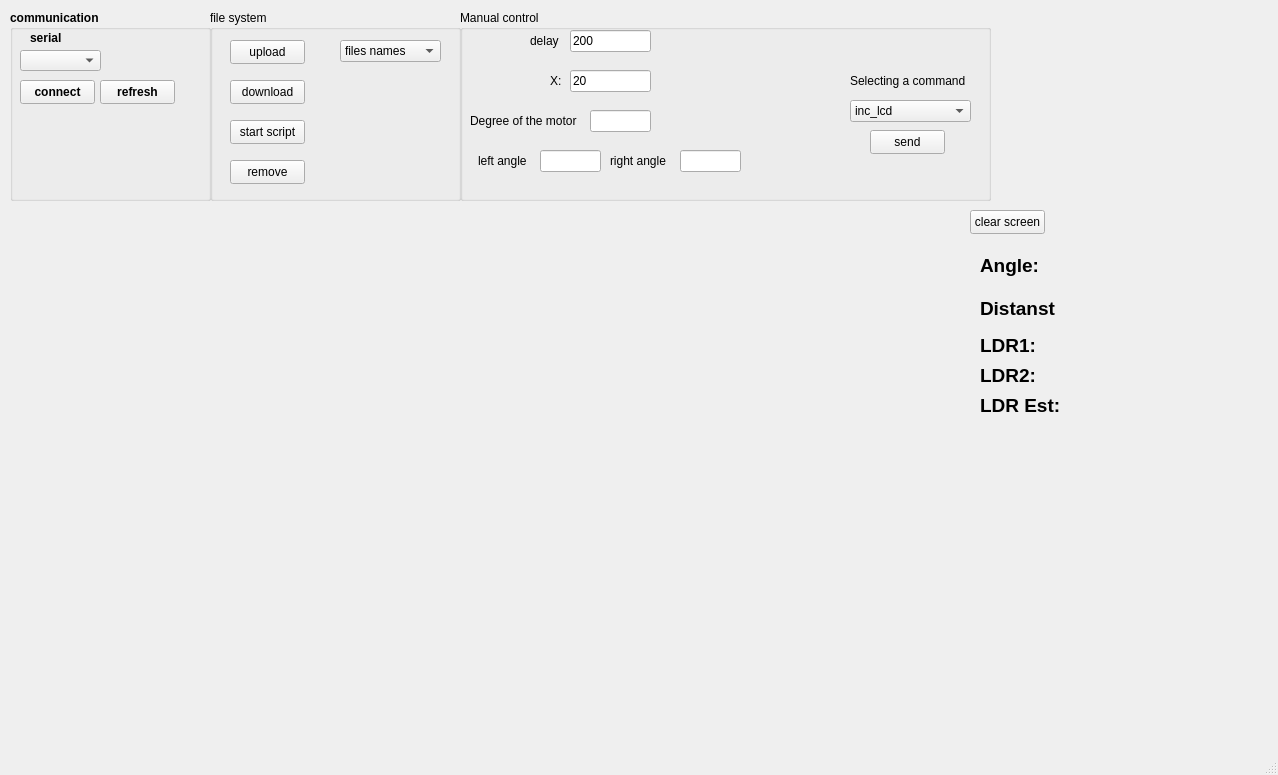
<?xml version="1.0" encoding="UTF-8"?>
<ui version="4.0">
 <class>MainWindow</class>
 <widget class="QMainWindow" name="MainWindow">
  <property name="geometry">
   <rect>
    <x>0</x>
    <y>0</y>
    <width>1278</width>
    <height>775</height>
   </rect>
  </property>
  <property name="windowTitle">
   <string>MainWindow</string>
  </property>
  <widget class="QWidget" name="centralwidget">
   <widget class="QGroupBox" name="groupBox">
    <property name="geometry">
     <rect>
      <x>10</x>
      <y>10</y>
      <width>201</width>
      <height>191</height>
     </rect>
    </property>
    <property name="font">
     <font>
      <bold>true</bold>
     </font>
    </property>
    <property name="title">
     <string>communication</string>
    </property>
    <widget class="QComboBox" name="commBox">
     <property name="geometry">
      <rect>
       <x>10</x>
       <y>40</y>
       <width>81</width>
       <height>21</height>
      </rect>
     </property>
    </widget>
    <widget class="QLabel" name="label">
     <property name="geometry">
      <rect>
       <x>20</x>
       <y>20</y>
       <width>49</width>
       <height>16</height>
      </rect>
     </property>
     <property name="text">
      <string>serial </string>
     </property>
    </widget>
    <widget class="QPushButton" name="connectButton">
     <property name="geometry">
      <rect>
       <x>10</x>
       <y>70</y>
       <width>75</width>
       <height>24</height>
      </rect>
     </property>
     <property name="text">
      <string>connect</string>
     </property>
    </widget>
    <widget class="QPushButton" name="refreshButton">
     <property name="geometry">
      <rect>
       <x>90</x>
       <y>70</y>
       <width>75</width>
       <height>24</height>
      </rect>
     </property>
     <property name="text">
      <string>refresh</string>
     </property>
    </widget>
   </widget>
   <widget class="QGroupBox" name="groupBox_2">
    <property name="geometry">
     <rect>
      <x>210</x>
      <y>10</y>
      <width>251</width>
      <height>191</height>
     </rect>
    </property>
    <property name="title">
     <string>file system</string>
    </property>
    <widget class="QPushButton" name="uploadButton">
     <property name="geometry">
      <rect>
       <x>20</x>
       <y>30</y>
       <width>75</width>
       <height>24</height>
      </rect>
     </property>
     <property name="text">
      <string>upload</string>
     </property>
    </widget>
    <widget class="QPushButton" name="downloadButton">
     <property name="geometry">
      <rect>
       <x>20</x>
       <y>70</y>
       <width>75</width>
       <height>24</height>
      </rect>
     </property>
     <property name="text">
      <string>download</string>
     </property>
    </widget>
    <widget class="QPushButton" name="startScriptButton">
     <property name="geometry">
      <rect>
       <x>20</x>
       <y>110</y>
       <width>75</width>
       <height>24</height>
      </rect>
     </property>
     <property name="text">
      <string>start script</string>
     </property>
    </widget>
    <widget class="QComboBox" name="fileNameComboBox">
     <property name="geometry">
      <rect>
       <x>130</x>
       <y>30</y>
       <width>101</width>
       <height>22</height>
      </rect>
     </property>
     <item>
      <property name="text">
       <string>files names</string>
      </property>
     </item>
    </widget>
    <widget class="QPushButton" name="removeFileButton">
     <property name="geometry">
      <rect>
       <x>20</x>
       <y>150</y>
       <width>75</width>
       <height>24</height>
      </rect>
     </property>
     <property name="text">
      <string>remove</string>
     </property>
    </widget>
   </widget>
   <widget class="QGroupBox" name="groupBox_3">
    <property name="geometry">
     <rect>
      <x>460</x>
      <y>10</y>
      <width>531</width>
      <height>191</height>
     </rect>
    </property>
    <property name="title">
     <string>Manual control</string>
    </property>
    <widget class="QLineEdit" name="delayEdit">
     <property name="geometry">
      <rect>
       <x>110</x>
       <y>20</y>
       <width>81</width>
       <height>22</height>
      </rect>
     </property>
     <property name="text">
      <string>200</string>
     </property>
    </widget>
    <widget class="QLabel" name="label_2">
     <property name="geometry">
      <rect>
       <x>70</x>
       <y>20</y>
       <width>49</width>
       <height>21</height>
      </rect>
     </property>
     <property name="text">
      <string>delay </string>
     </property>
    </widget>
    <widget class="QLineEdit" name="xInputEdit">
     <property name="geometry">
      <rect>
       <x>110</x>
       <y>60</y>
       <width>81</width>
       <height>22</height>
      </rect>
     </property>
     <property name="text">
      <string>20</string>
     </property>
    </widget>
    <widget class="QLabel" name="label_3">
     <property name="geometry">
      <rect>
       <x>90</x>
       <y>60</y>
       <width>51</width>
       <height>21</height>
      </rect>
     </property>
     <property name="text">
      <string>X:</string>
     </property>
    </widget>
    <widget class="QLabel" name="label_4">
     <property name="geometry">
      <rect>
       <x>10</x>
       <y>100</y>
       <width>111</width>
       <height>21</height>
      </rect>
     </property>
     <property name="text">
      <string>Degree of the motor</string>
     </property>
    </widget>
    <widget class="QLineEdit" name="degreeEdit">
     <property name="geometry">
      <rect>
       <x>130</x>
       <y>100</y>
       <width>61</width>
       <height>22</height>
      </rect>
     </property>
    </widget>
    <widget class="QLineEdit" name="rightAngleEdit">
     <property name="geometry">
      <rect>
       <x>220</x>
       <y>140</y>
       <width>61</width>
       <height>22</height>
      </rect>
     </property>
    </widget>
    <widget class="QLineEdit" name="leftAngleEdit">
     <property name="geometry">
      <rect>
       <x>80</x>
       <y>140</y>
       <width>61</width>
       <height>22</height>
      </rect>
     </property>
    </widget>
    <widget class="QLabel" name="label_5">
     <property name="geometry">
      <rect>
       <x>150</x>
       <y>140</y>
       <width>71</width>
       <height>21</height>
      </rect>
     </property>
     <property name="text">
      <string>right angle</string>
     </property>
    </widget>
    <widget class="QLabel" name="label_6">
     <property name="geometry">
      <rect>
       <x>18</x>
       <y>140</y>
       <width>51</width>
       <height>21</height>
      </rect>
     </property>
     <property name="text">
      <string>left angle</string>
     </property>
    </widget>
    <widget class="QComboBox" name="CommandcomboBox">
     <property name="geometry">
      <rect>
       <x>390</x>
       <y>90</y>
       <width>121</width>
       <height>22</height>
      </rect>
     </property>
     <item>
      <property name="text">
       <string>inc_lcd</string>
      </property>
     </item>
     <item>
      <property name="text">
       <string>dec_lcd</string>
      </property>
     </item>
     <item>
      <property name="text">
       <string>rra_lcd</string>
      </property>
     </item>
     <item>
      <property name="text">
       <string>set_delay</string>
      </property>
     </item>
     <item>
      <property name="text">
       <string>clear_lcd</string>
      </property>
     </item>
     <item>
      <property name="text">
       <string>servo_deg</string>
      </property>
     </item>
     <item>
      <property name="text">
       <string>servo_scan</string>
      </property>
     </item>
     <item>
      <property name="text">
       <string>LDR configutre</string>
      </property>
     </item>
     <item>
      <property name="text">
       <string>get_LDR_calibration</string>
      </property>
     </item>
     <item>
      <property name="text">
       <string>Full Scan UltaSonic</string>
      </property>
     </item>
     <item>
      <property name="text">
       <string>Full Scan LDR</string>
      </property>
     </item>
     <item>
      <property name="text">
       <string>Full Scan MIX</string>
      </property>
     </item>
     <item>
      <property name="text">
       <string>sleep</string>
      </property>
     </item>
    </widget>
    <widget class="QLabel" name="label_7">
     <property name="geometry">
      <rect>
       <x>390</x>
       <y>60</y>
       <width>121</width>
       <height>21</height>
      </rect>
     </property>
     <property name="text">
      <string>Selecting a command</string>
     </property>
    </widget>
    <widget class="QPushButton" name="sendCommendButton">
     <property name="geometry">
      <rect>
       <x>410</x>
       <y>120</y>
       <width>75</width>
       <height>24</height>
      </rect>
     </property>
     <property name="text">
      <string>send</string>
     </property>
    </widget>
   </widget>
   <widget class="QWidget" name="radarPlaceholder" native="true">
    <property name="geometry">
     <rect>
      <x>10</x>
      <y>210</y>
      <width>951</width>
      <height>511</height>
     </rect>
    </property>
   </widget>
   <widget class="QLabel" name="label_8">
    <property name="geometry">
     <rect>
      <x>980</x>
      <y>300</y>
      <width>81</width>
      <height>16</height>
     </rect>
    </property>
    <property name="font">
     <font>
      <pointsize>14</pointsize>
      <bold>true</bold>
     </font>
    </property>
    <property name="text">
     <string>Distanst</string>
    </property>
   </widget>
   <widget class="QLabel" name="dist_labal">
    <property name="geometry">
     <rect>
      <x>1070</x>
      <y>300</y>
      <width>81</width>
      <height>16</height>
     </rect>
    </property>
    <property name="font">
     <font>
      <pointsize>14</pointsize>
      <bold>true</bold>
     </font>
    </property>
    <property name="text">
     <string/>
    </property>
   </widget>
   <widget class="QLabel" name="label_9">
    <property name="geometry">
     <rect>
      <x>980</x>
      <y>250</y>
      <width>81</width>
      <height>31</height>
     </rect>
    </property>
    <property name="font">
     <font>
      <pointsize>14</pointsize>
      <bold>true</bold>
     </font>
    </property>
    <property name="text">
     <string>Angle:</string>
    </property>
   </widget>
   <widget class="QLabel" name="angle_lable">
    <property name="geometry">
     <rect>
      <x>1070</x>
      <y>250</y>
      <width>81</width>
      <height>31</height>
     </rect>
    </property>
    <property name="font">
     <font>
      <pointsize>14</pointsize>
      <bold>true</bold>
     </font>
    </property>
    <property name="text">
     <string/>
    </property>
   </widget>
   <widget class="QLabel" name="label_10">
    <property name="geometry">
     <rect>
      <x>980</x>
      <y>330</y>
      <width>81</width>
      <height>31</height>
     </rect>
    </property>
    <property name="font">
     <font>
      <pointsize>14</pointsize>
      <bold>true</bold>
     </font>
    </property>
    <property name="text">
     <string>LDR1: </string>
    </property>
   </widget>
   <widget class="QLabel" name="ldr_lable">
    <property name="geometry">
     <rect>
      <x>1070</x>
      <y>330</y>
      <width>81</width>
      <height>31</height>
     </rect>
    </property>
    <property name="font">
     <font>
      <pointsize>14</pointsize>
      <bold>true</bold>
     </font>
    </property>
    <property name="text">
     <string/>
    </property>
   </widget>
   <widget class="QLabel" name="label_11">
    <property name="geometry">
     <rect>
      <x>980</x>
      <y>360</y>
      <width>81</width>
      <height>31</height>
     </rect>
    </property>
    <property name="font">
     <font>
      <pointsize>14</pointsize>
      <bold>true</bold>
     </font>
    </property>
    <property name="text">
     <string>LDR2: </string>
    </property>
   </widget>
   <widget class="QLabel" name="ldr_lable_2">
    <property name="geometry">
     <rect>
      <x>1070</x>
      <y>360</y>
      <width>81</width>
      <height>31</height>
     </rect>
    </property>
    <property name="font">
     <font>
      <pointsize>14</pointsize>
      <bold>true</bold>
     </font>
    </property>
    <property name="text">
     <string/>
    </property>
   </widget>
   <widget class="QLabel" name="label_12">
    <property name="geometry">
     <rect>
      <x>980</x>
      <y>390</y>
      <width>81</width>
      <height>31</height>
     </rect>
    </property>
    <property name="font">
     <font>
      <pointsize>14</pointsize>
      <bold>true</bold>
     </font>
    </property>
    <property name="text">
     <string>LDR Est: </string>
    </property>
   </widget>
   <widget class="QLabel" name="ldr_est_lable">
    <property name="geometry">
     <rect>
      <x>1070</x>
      <y>390</y>
      <width>81</width>
      <height>31</height>
     </rect>
    </property>
    <property name="font">
     <font>
      <pointsize>14</pointsize>
      <bold>true</bold>
     </font>
    </property>
    <property name="text">
     <string/>
    </property>
   </widget>
   <widget class="QPushButton" name="clearButton">
    <property name="geometry">
     <rect>
      <x>970</x>
      <y>210</y>
      <width>75</width>
      <height>24</height>
     </rect>
    </property>
    <property name="text">
     <string>clear screen</string>
    </property>
   </widget>
  </widget>
  <widget class="QMenuBar" name="menubar">
   <property name="geometry">
    <rect>
     <x>0</x>
     <y>0</y>
     <width>1278</width>
     <height>22</height>
    </rect>
   </property>
  </widget>
  <widget class="QStatusBar" name="statusbar"/>
 </widget>
 <resources/>
 <connections/>
</ui>
